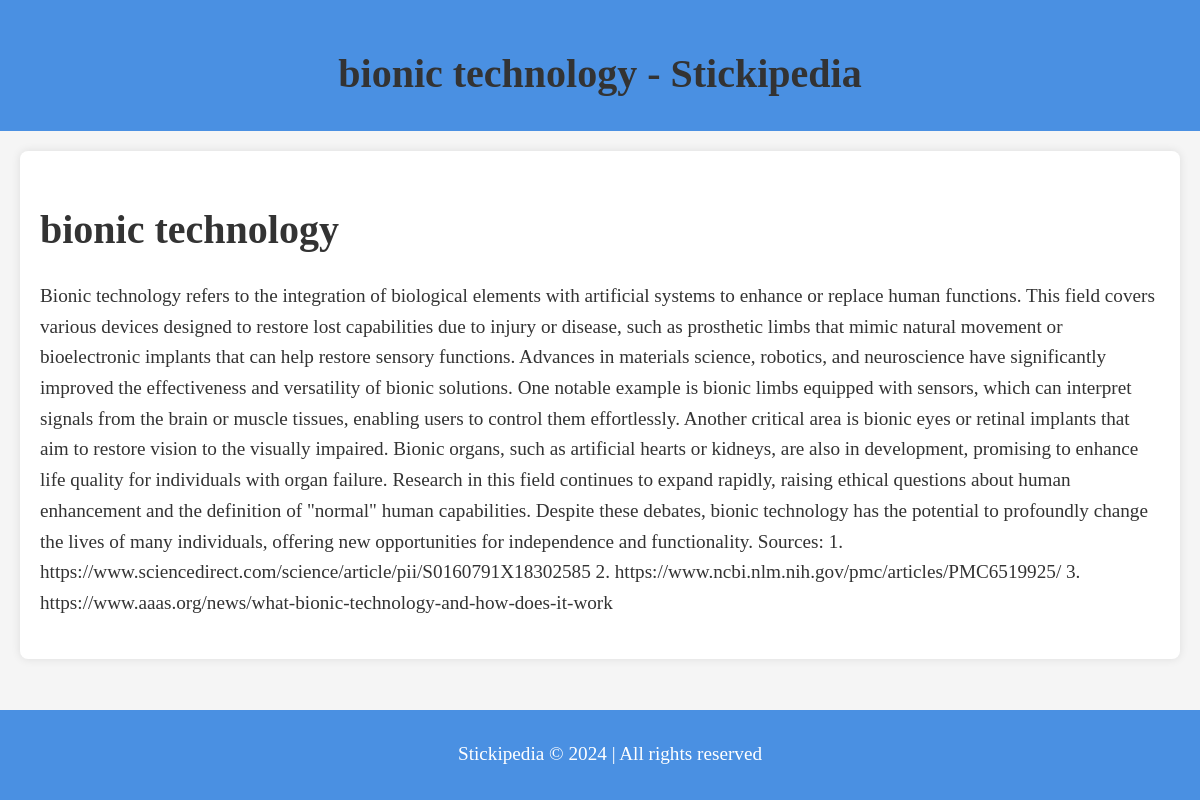
Page /page/bionic technology on the committed database.
### main.py (models this page shows)
class Page(db.Model):
    id = db.Column(db.Integer, primary_key=True)
    name = db.Column(db.String(255), unique=True, nullable=False)
    content = db.Column(db.String(5000), unique=True, nullable=False)
    views = db.Column(db.Integer, default=0)

### main.py (the view)
@app.route("/page/<pagename>")
def page(pagename):
    page = Page.query.filter_by(name=pagename).first()
    if page is not None:
        return render_template("page.html", name = page.name, content = page.content)

### templates/page.html (shortened to what this page needs)
<!DOCTYPE html>
<html lang="en">
<head>
</head>
<body>
    <header>
        <h1>{{name}} - Stickipedia</h1>
    </header>
    <div class="container">
        <div class="content">
            <h1>{{name}}</h1>
            <p>{{content}}</p>
        </div>
    </div>
    <footer>
        <p>Stickipedia © 2024 | All rights reserved</p>
    </footer>
</body>
</html>

### templates/page.html (style rules this page uses)
body { font-family: 'Georgia', serif; line-height: 1.6; margin: 0; padding: 0; background-color: #f5f5f5; color: #333; }
header { background-color: #4A90E2; color: white; padding: 15px 20px; text-align: center; }
.container { display: flex; margin: 20px; }
.content { flex: 1; background-color: white; padding: 20px; border-radius: 8px; box-shadow: 0 0 10px rgba(0, 0, 0, 0.1); }
h1 { font-size: 2.5em; margin-bottom: 10px; color: #333; }
p { font-size: 1.2em; margin-bottom: 20px; }
footer { text-align: center; padding: 10px; background-color: #4A90E2; color: white; position: fixed; bottom: 0; width: 100%; }

### rows in the picture
Page: name "bionic technology", content "Bionic technology refers to the integration of biological elements with artificial systems to enhance or replace human functions. This field covers various devices designed to restore lost capabilities due to injury or disease, such as prosthetic limbs that mimic natural movement or bioelectronic implants that can help restore sensory functions. Advances in materials science, robotics, and neuroscience have significantly improved the effectiveness and versatility of bionic solutions. One notable example is bionic limbs equipped with sensors, which can interpret signals from the brain or muscle tissues, enabling users to control them effortlessly. Another critical area is bionic eyes or…"
